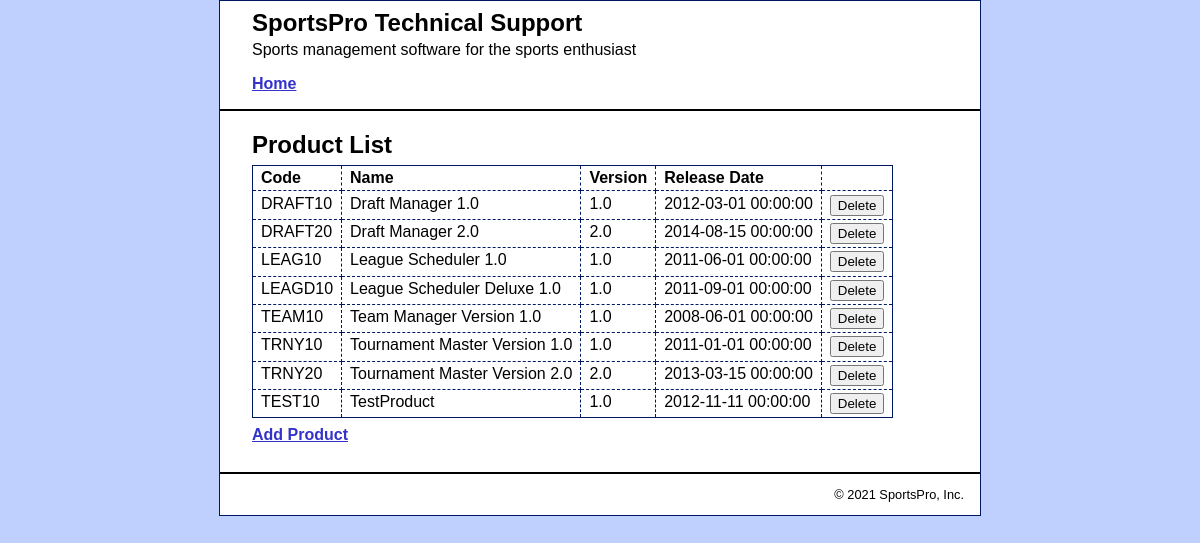
Page /TechSupport/tech_support/product_manager/index.php?action=product_list on the committed database.
### tables this page shows
CREATE TABLE `products` (
  `productID` int(11) NOT NULL,
  `productCode` varchar(10) NOT NULL,
  `name` varchar(50) NOT NULL,
  `version` decimal(18,1) NOT NULL,
  `releaseDate` datetime NOT NULL
);

### TechSupport/tech_support/model/product_db.php (called while the page is built, shortened)
<?php
function get_products(){
    global $db;
    $query = 'SELECT * FROM products ORDER BY productID';
    $statement = $db->prepare($query);
    $statement->execute();
    $products = $statement->fetchAll();
    return $products;
}

### TechSupport/tech_support/product_manager/product_list.php (the view, shortened to what this page needs)
<?php
include '../view/header.php'; ?>
<main id="main">
    <h1>Product List</h1>
    <section>
        <table>
            <tr>
                <th>Code</th>
                <th>Name</th>
                <th>Version</th>
                <th>Release Date</th>
                <th>&nbsp;</th>
            </tr>
            <?php foreach ($products as $product): ?>
            <tr>
                <td><?php echo $product['productCode'];?></td>
                <td><?php echo $product['name'];?></td>
                <td><?php echo $product['version'];?></td>
                <td><?php echo $product['releaseDate'];?></td>
                <td><form action="." method="post">
                        <input type="submit" value="Delete">
                    </form></td>
            </tr>
            <?php endforeach; ?>
        </table>
        <p><a href=".?action=show_add_form">Add Product</a></p>
    </section>
</main>
<?php include '../view/footer.php'; ?>

### TechSupport/tech_support/product_manager/index.php (shortened to what this page needs)
<?php
require('../model/database.php');
require('../model/product_db.php');
if (isset($_POST['action'])) {
    $action = $_POST['action'];
} else if (isset($_GET['action'])) {
    $action = $_GET['action'];
} else {
    $action = 'under_construction';
}
if ($action == 'product_list') {
    $products = get_products();
    include('product_list.php');
}
?>

### TechSupport/tech_support/view/header.php (shortened to what this page needs)
<!DOCTYPE html PUBLIC "-//W3C//DTD XHTML 1.0 Transitional//EN"
    "http://www.w3.org/TR/xhtml1/DTD/xhtml1-transitional.dtd">
<html xmlns="http://www.w3.org/1999/xhtml">
    <head>
        <link rel="stylesheet" type="text/css"
              href="/tech_support/main.css" />
    </head>
    <body>
    <div id="page">
        <div id="header">
            <h1>SportsPro Technical Support</h1>
            <p>Sports management software for the sports enthusiast</p>
            <ul class="nav"><li><a href="/tech_support/index.php">Home</a></li></ul>
        </div>

### TechSupport/tech_support/view/footer.php
        <div id="footer">
            <p class="copyright">
                &copy; <?php echo date("Y"); ?> SportsPro, Inc.
            </p>
        </div>
    </div>
    </body>
</html>

### TechSupport/tech_support/main.css (style rules this page uses)
body { margin-top: 0; background-color: #BFCFFE; font-family: Arial, Helvetica, sans-serif; }
h1 { font-size: 150%; margin: 0; padding: .5em 0 .25em; }
h1, h2 { color: black; }
p { margin: .5em 0 .5em 0; padding: 0; }
ul { margin: 0; padding: 0; }
li { margin: 0; padding: 0; }
ul.nav { list-style-type: none; margin-left: 0; padding-left: 0; }
ul.nav li { padding-bottom: 0.5em; }
a { color: #3333CC; font-weight: bold; }
table { border: 1px solid #001963; border-collapse: collapse; }
td, th { border: 1px dashed #001963; padding: .2em .5em .2em .5em; vertical-align: top; text-align: left; }
form { margin: 0; }
#page { width: 760px; margin: 0 auto; background-color: white; border: 1px solid #001963; }
#header { margin: 0; border-bottom: 2px solid black; padding: .5em 2em; }
#header h1 { color: black; margin: 0; padding: 0; }
#header p { margin: 0; padding: .25em 0 0 0; }
#header ul { margin: 0; padding: 1em 0 0 0; }
#main { margin: 0; padding: .5em 2em .25em; }
#footer { clear: both; margin-top: 1em; padding-right: 1em; border-top: 2px solid black; }
#footer p { text-align: right; font-size: 80%; margin: 1em 0; }

### rows in the picture
products: productCode "DRAFT10", name "Draft Manager 1.0", version "1.0", releaseDate "2012-03-01 00:00:00"
products: productCode "DRAFT20", name "Draft Manager 2.0", version "2.0", releaseDate "2014-08-15 00:00:00"
products: productCode "LEAG10", name "League Scheduler 1.0", version "1.0", releaseDate "2011-06-01 00:00:00"
products: productCode "LEAGD10", name "League Scheduler Deluxe 1.0", version "1.0", releaseDate "2011-09-01 00:00:00"
products: productCode "TEAM10", name "Team Manager Version 1.0", version "1.0", releaseDate "2008-06-01 00:00:00"
products: productCode "TRNY10", name "Tournament Master Version 1.0", version "1.0", releaseDate "2011-01-01 00:00:00"
products: productCode "TRNY20", name "Tournament Master Version 2.0", version "2.0", releaseDate "2013-03-15 00:00:00"
products: productCode "TEST10", name "TestProduct", version "1.0", releaseDate "2012-11-11 00:00:00"
